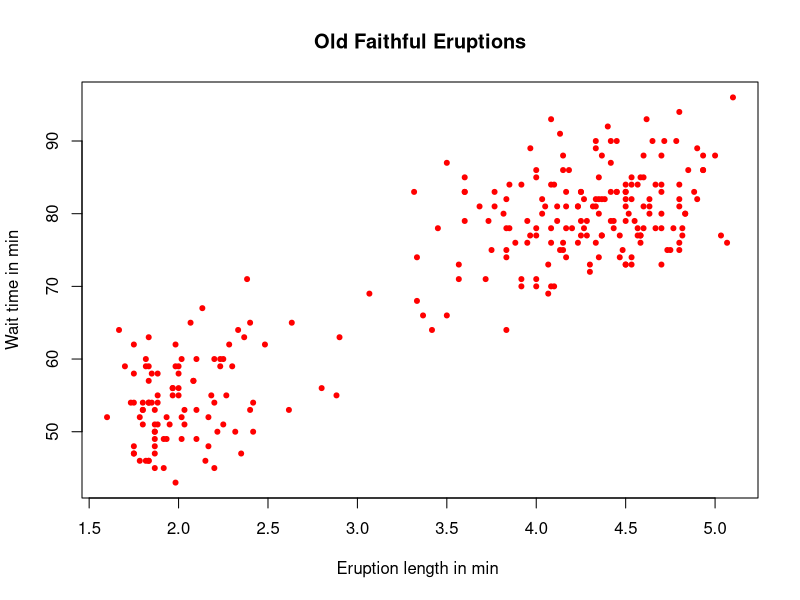
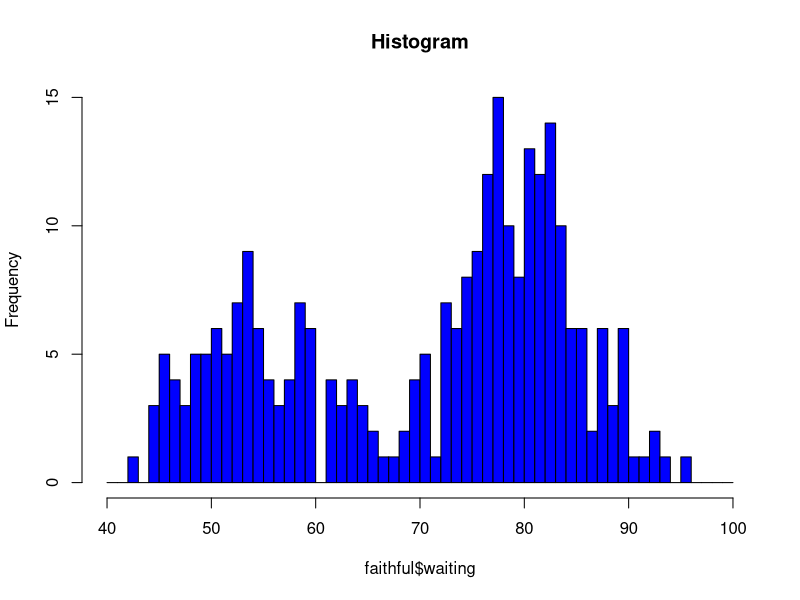

R code for these plots, in order:
library(datasets)
data("faithful")
plot(faithful,main="Old Faithful Eruptions",
     xlab= "Eruption length in min ",
     ylab= "Wait time in min", pch = 20 ,col="red")
hist(faithful$waiting,col = "blue",main = "Histogram",breaks = seq(from=40,to=100,by=1))

